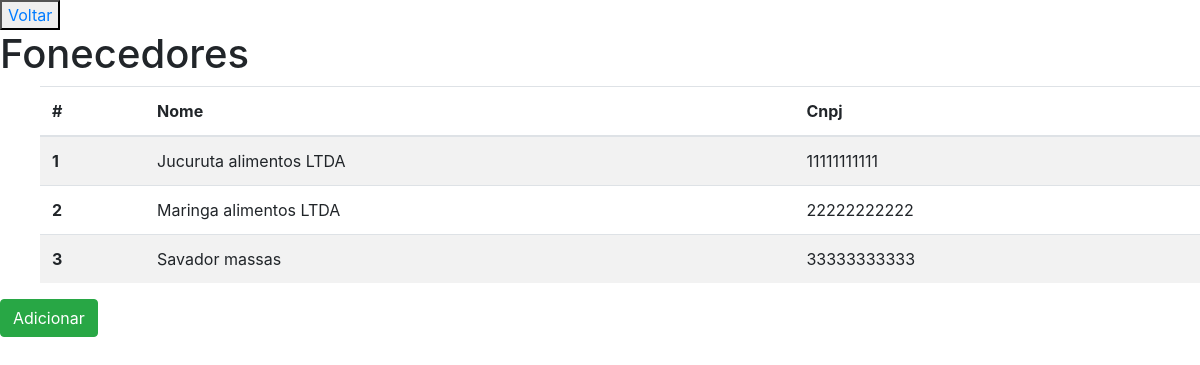
Screenshot of /fornecedor/ with the database file from the repository.
### apps/paginas/models.py (models this page shows, shortened)
class Fornecedor(models.Model):
    nome = models.CharField(max_length=100)
    cnpj = models.CharField(max_length=14, unique=True)

### apps/paginas/views.py (the view)
# urls.py: path('fornecedor/', FornecedorView.as_view(), name='list_fornecedores'),
class FornecedorView(ListView):
    model = Fornecedor
    template_name = 'paginas/list_fornecedores.html'
    context_object_name = 'fornecedores'

### apps/paginas/templates/paginas/list_fornecedores.html
{% extends 'paginas/base_paginas.html' %}
{% load static %}
{% block content %}
<button type="button"><a href=" {% url "index" %}">Voltar</a></button>
<h1>Fonecedores</h1>
<ul>
    <table class="table table-striped">
    <thead>
      <tr>
        <th scope="col">#</th>
        <th scope="col">Nome</th>
        <th scope="col">Cnpj</th>
      </tr>
    </thead>
    <tbody>
    {% for fornecedor in fornecedores %}
      <tr>
        <th scope="row"> {{ fornecedor.id }}</th>
        <td>{{ fornecedor.nome }}</td>
        <td>{{ fornecedor.cnpj }}</td>
      </tr>
    {% endfor %}
    </tbody>
    </table>
</ul>
<a href=" {% url "create_fornecedor" %}">
    <button type="button" class="btn btn-success">Adicionar</button>
</a>
{% endblock %}

### rows the page displays
Fornecedor: id "1", nome "Jucuruta alimentos LTDA", cnpj "11111111111"
Fornecedor: id "2", nome "Maringa alimentos LTDA", cnpj "22222222222"
Fornecedor: id "3", nome "Savador massas", cnpj "33333333333"
